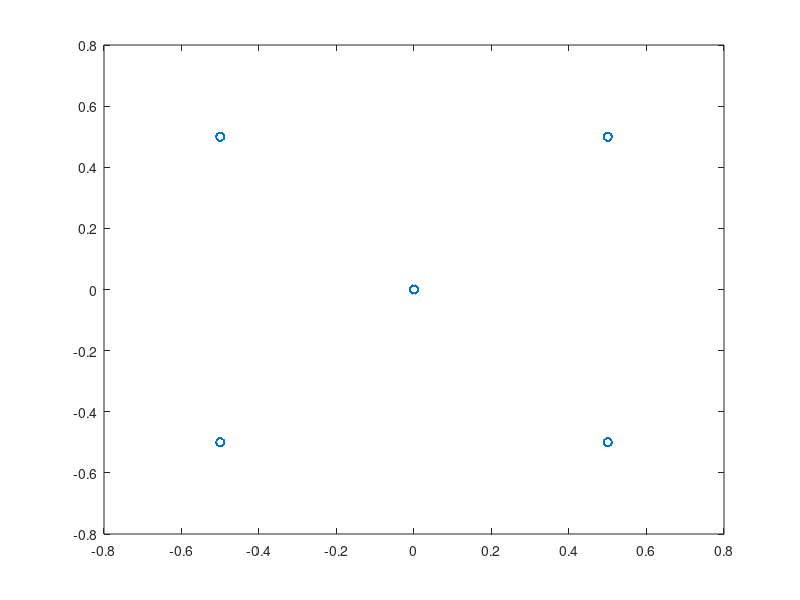

The MATLAB source for this figure:
% Open the file containing the received samples
f2 = fopen('tx4.dat', 'rb');

% read data from the file
tmp = fread(f2, 'float32');

% close the file
fclose(f2);


% since the USRP stores the data in an interleaved fashion
% with real followed by imaginary samples 
% create a vector of half the length of the received values to store the
% data. Make every other sample the real part and the remaining samples the
% imaginary part
y = zeros(length(tmp)/2,1);
y = tmp(1:2:end)+j*tmp(2:2:end);
%stem(real(y(end-1000:end)));
plot(real(y), imag(y), 'o');

% to visualize, plot the real and imaginary parts separately
%return;
%subplot(211)
%stem(real(y));
%subplot(212)
%stem(imag(y));
%plot(real(y(end - 10000:end)), imag(y(end - 10000:end)), 'o');
